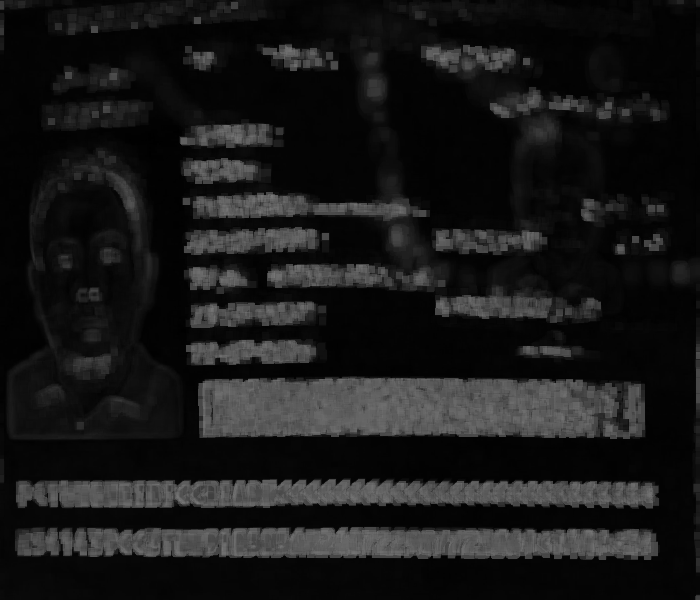
#> input picture last_resize/sat_ecart_type.png, 700 x 600 px, found by its file name
$ python binsat.py   (older library calls are emulated)
#> lines starting #> are read from the running program, lines starting #| are printed output that depends on the picture
import cv2

# Charger l'image
image = cv2.imread('Ter_hologramme\last_resize\sat_ecart_type.png')
#> image is the input picture: shape (600, 700, 3); min 0, max 120, mean 24.1
img_normalized = cv2.normalize(image,image, 0, 1.0, cv2.NORM_MINMAX, dtype=cv2.CV_32F)
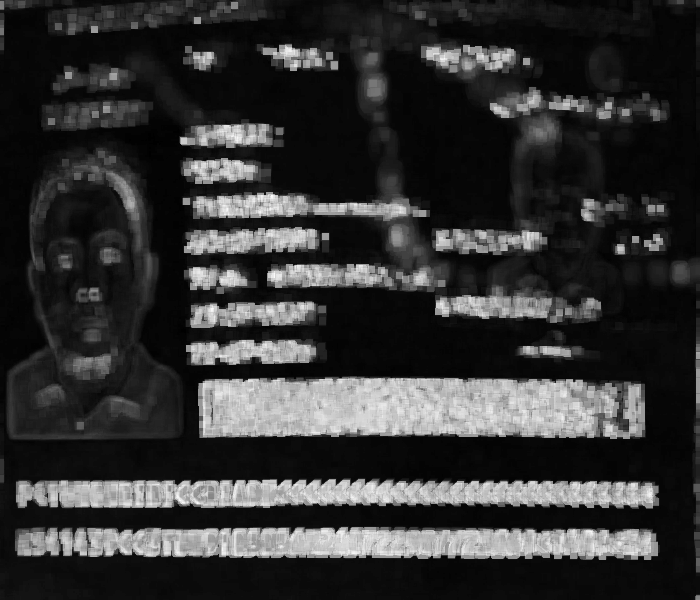
#> img_normalized: shape (600, 700, 3) float32; min 0, max 1, mean 0.201

# Afficher l'image binarisée
cv2.imshow('Image binarisée',img_normalized)
cv2.waitKey(0)
cv2.destroyAllWindows()
